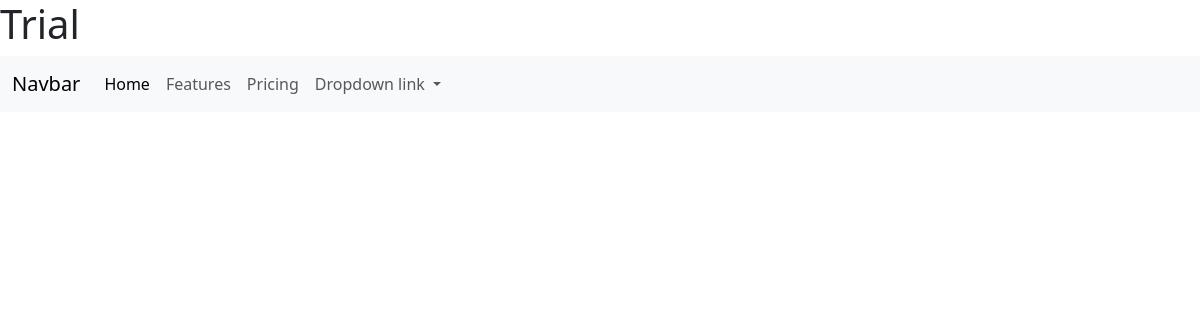
Before: /listsofauthor with the older database file.
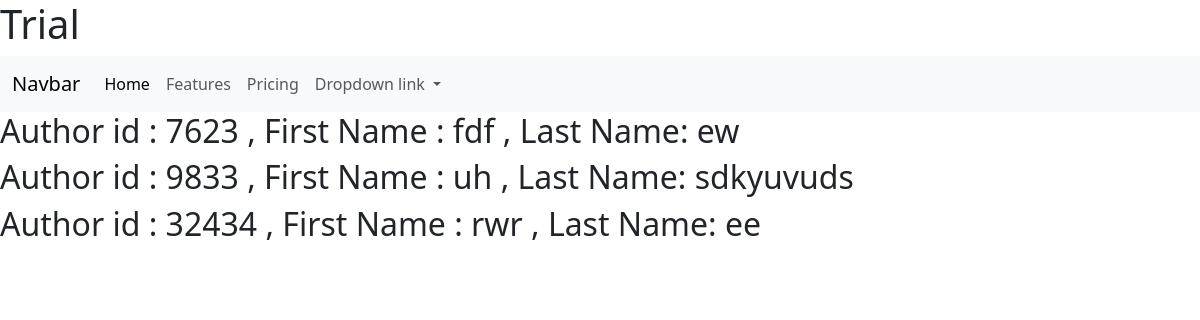
After: the same page with the newer database file.
### members/models.py (models this page shows)
class Author(models.Model):
    author_id = models.IntegerField(primary_key=True)
    firstname = models.CharField(max_length=255, null=False, blank=True)
    lastname = models.CharField(max_length=255, null=False, blank=True)
    phone_number = models.CharField(max_length=255, null=False, default="", blank=True)
    email = models.CharField(max_length=255, null=False, default="", blank=True)

### members/views.py (the view)
# urls.py: path('listsofauthor', views.listsofauthors, name='list_author'),
def listsofauthors(request):
    books3 = Author.objects.all().values()
    context = {'books': books3}
    return render(request, 'ListofAuthor.html',context)

### templates/LIstofAuthor.html (shortened to what this page needs)
<!DOCTYPE html>
<html lang="en">
<head>
    <link href="https://cdn.jsdelivr.net/npm/bootstrap@5.3.2/dist/css/bootstrap.min.css" rel="stylesheet">
</head>
<body>
<h1> Trial </h1>
<nav class="navbar navbar-expand-lg bg-body-tertiary">
  <div class="container-fluid">
    <a class="navbar-brand" href="#">Navbar</a>
    <div class="collapse navbar-collapse" id="navbarNavDropdown">
      <ul class="navbar-nav">
        <li class="nav-item">
          <a class="nav-link active" aria-current="page" href="#">Home</a>
        </li>
        <li class="nav-item">
          <a class="nav-link" href="#">Features</a>
        </li>
        <li class="nav-item">
          <a class="nav-link" href="#">Pricing</a>
        </li>
        <li class="nav-item dropdown">
          <a class="nav-link dropdown-toggle" href="#" role="button" data-bs-toggle="dropdown" aria-expanded="false">
            Dropdown link
          </a>
        </li>
      </ul>
    </div>
  </div>
</nav>
  {% for x in books %}
    <h2>Author id : {{x.author_id}} , First Name : {{ x.firstname }} , Last Name: {{ x.lastname }}</h2>
  {% endfor %}</body>
</html>

Changed rows visible on the page:
added Author: author_id "7623", firstname "fdf", lastname "ew"
added Author: author_id "9833", firstname "uh", lastname "sdkyuvuds"
added Author: author_id "32434", firstname "rwr", lastname "ee"
